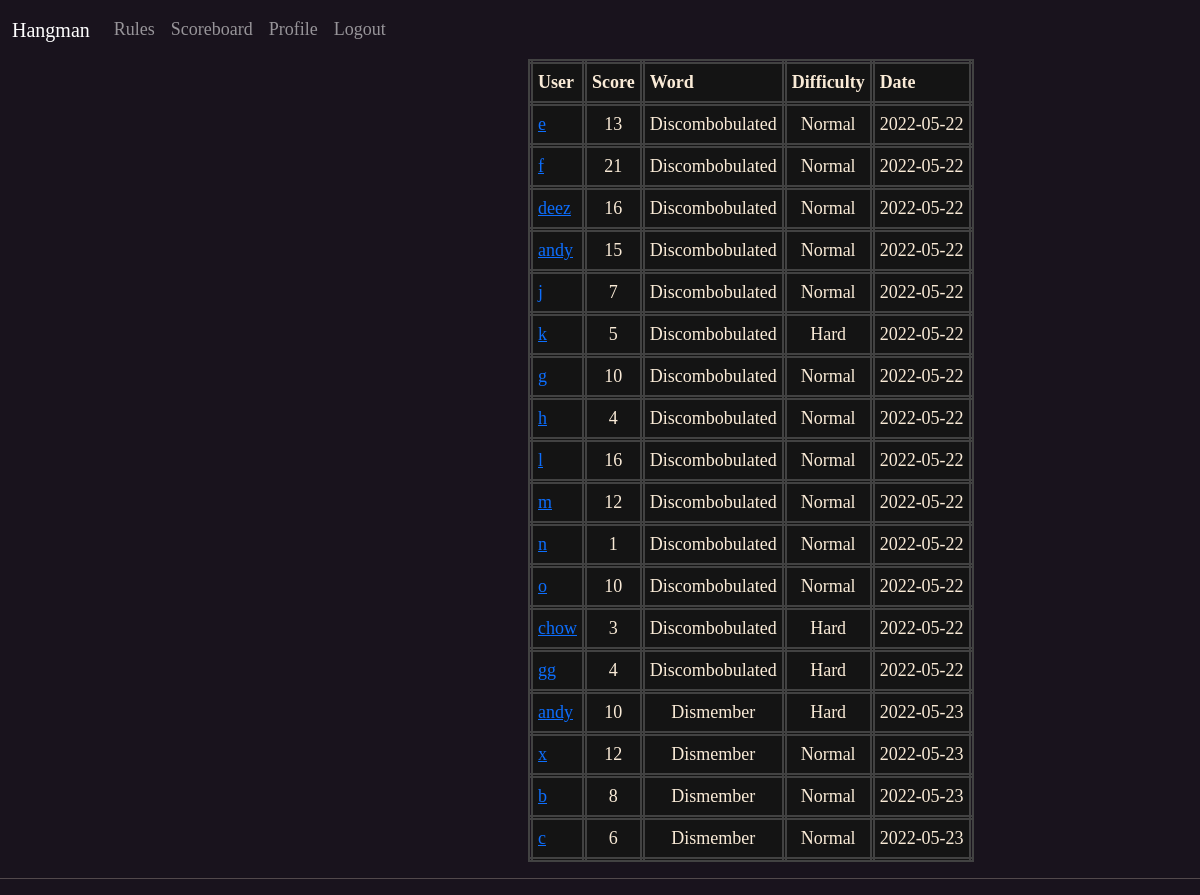
/scoreboard (signed in), run on the app's committed database.
### app/models.py (models this page shows, shortened)
class Words(db.Model):
    id = db.Column(db.Integer, primary_key=True)
    word = db.Column(db.String(60), index=True, unique=True)
    definition = db.Column(db.String(60), index=True, unique=True)

class Scores(db.Model):
    id = db.Column(db.Integer, primary_key=True)
    number_of_guesses = db.Column(db.Integer)
    recorded = db.Column(db.Date, index=True, default=date.today())
    difficulty = db.Column(db.String(10))
    user_id = db.Column(db.Integer, db.ForeignKey('user.id'), nullable=False)
    word_id = db.Column(db.Integer, db.ForeignKey('words.id'), nullable=False)

class User(UserMixin, db.Model):
    id = db.Column(db.Integer, primary_key=True)
    email = db.Column(db.String(60), index=True, unique=True)
    username = db.Column(db.String(60), index=True, unique=True)
    password_hash = db.Column(db.String(128))
    last_seen = db.Column(db.DateTime, default=datetime.utcnow())

### app/routes.py (the view)
@app.route('/scoreboard', methods=['GET', 'POST'])
@login_required
def scoreboard():
    if len(Scores.query.filter_by(user_id=current_user.id, word_id=wordID).all()) == 0:
        return redirect(url_for('notAnswered'))
    player_scores = []
    for score in Scores.query.all():
        player_scores.append([User.query.get(score.user_id).username, score.number_of_guesses,
                              Words.query.get(
                                  score.word_id).word, score.difficulty,
                              score.recorded])
    return render_template('scoreboard.html', user_score=player_scores)

### app/models.py (called while the page is built)
@login.user_loader
def load_user(id):
    return User.query.get(int(id))

### app/routes.py (called while the page is built)
@app.before_request
def before_request():
    if current_user.is_authenticated:
        current_user.last_seen = datetime.utcnow()
        db.session.commit()

### app/templates/scoreboard.html
{% extends 'base.html'%}
{% block content %}
<table style="position: relative; left: 44%;">
    <tr>
        <th class="scores">User </th>
        <th class="scores">Score</th>
        <th class="scores">Word</th>
        <th class="scores">Difficulty</th>
        <th class="scores">Date</th>
    </tr>
    {% for item, item2, item3, item4, item5 in user_score %}
    <tr>
        <td class="scores" ><a href="/user/{{ item }}">{{ item }}</a></td>
        <td class="scores" style="text-align: center;">{{ item2 }}</td>
        <td class="scores" style="text-align: center;">{{ item3 }}</td>
        <td class="scores" style="text-align: center;">{{ item4 }}</td>
        <td class="scores" style="text-align: center;">{{ item5 }}</td>
    </tr>
    {% endfor %}
</table>
{% endblock %}

### app/static/Hangman.css (style rules this page uses)
body { background-color: rgb(25, 19, 29); color: antiquewhite; font-family: cursive, Garamond, serif; font-size: large; }
.scores { border: 5px double rgb(66, 66, 66); background-color: rgb(20, 20, 20); padding: 5px; }

### data on the page
Words: user_score "Discombobulated" "Discombobulated" "Discombobulated" "Discombobulated" "Discombobulated" "Discombobulated" "Discombobulated" "Discombobulated" "Discombobulated" "Discombobulated" "Discombobulated" "Discombobulated" "Discombobulated" "Discombobulated"
Scores: user_score "Normal", user_score "2022-05-22"
Scores: user_score "Normal", user_score "2022-05-22"
User: user_score "deez"
Scores: user_score "Normal", user_score "2022-05-22"
User: user_score "andy" "andy"
Scores: user_score "Normal", user_score "2022-05-22"
Scores: user_score "Normal", user_score "2022-05-22"
Scores: user_score "Hard", user_score "2022-05-22"
Scores: user_score "Normal", user_score "2022-05-22"
Scores: user_score "Normal", user_score "2022-05-22"
Scores: user_score "Normal", user_score "2022-05-22"
Scores: user_score "Normal", user_score "2022-05-22"
Scores: user_score "Normal", user_score "2022-05-22"
Scores: user_score "Normal", user_score "2022-05-22"
User: user_score "chow"
Scores: user_score "Hard", user_score "2022-05-22"
User: user_score "gg"
Scores: user_score "Hard", user_score "2022-05-22"
Words: user_score "Dismember" "Dismember" "Dismember" "Dismember"
Scores: user_score "Hard", user_score "2022-05-23"
Scores: user_score "Normal", user_score "2022-05-23"
Scores: user_score "Normal", user_score "2022-05-23"
Scores: user_score "Normal", user_score "2022-05-23"

### other printed values
{{ item }} "e" "f" "j" "k" "g" "h" "l" "m" "n" "o" "x" "b" "c"
{{ item2 }} "13" "21" "16" "15" "7" "5" "10" "4" "16" "12" "1" "10" "3" "4" "10" "12" "8" "6"
